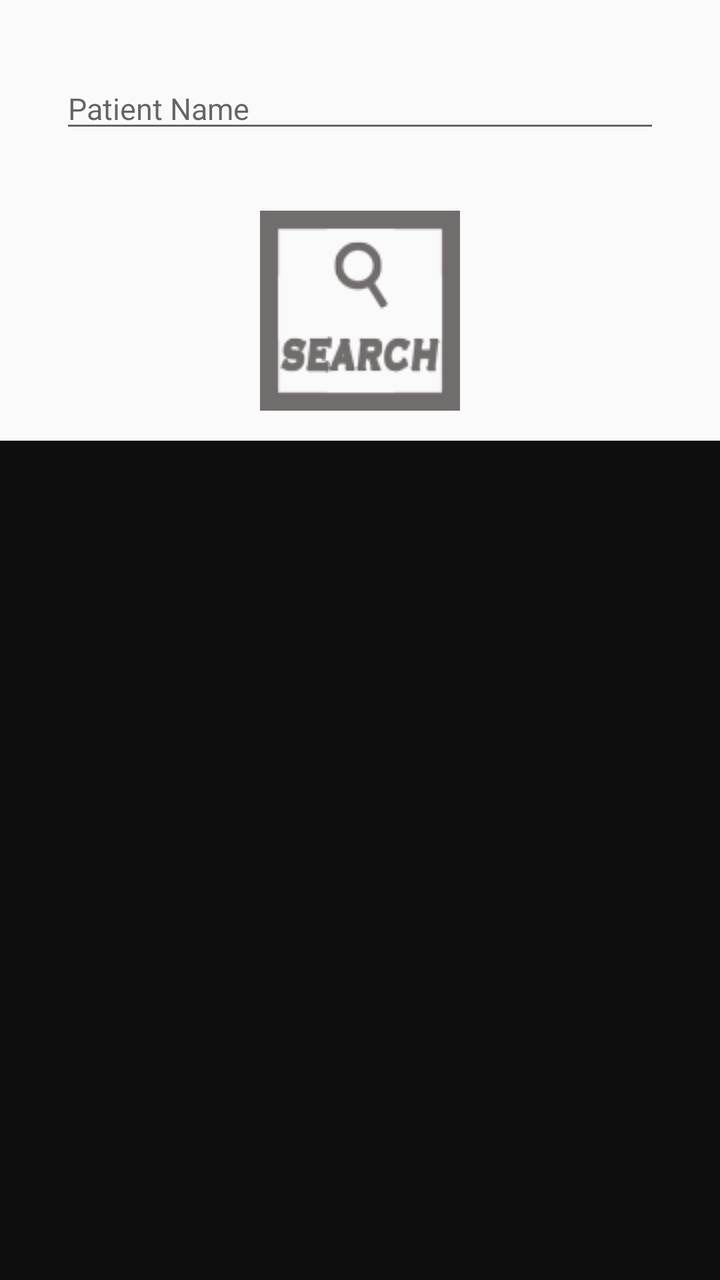
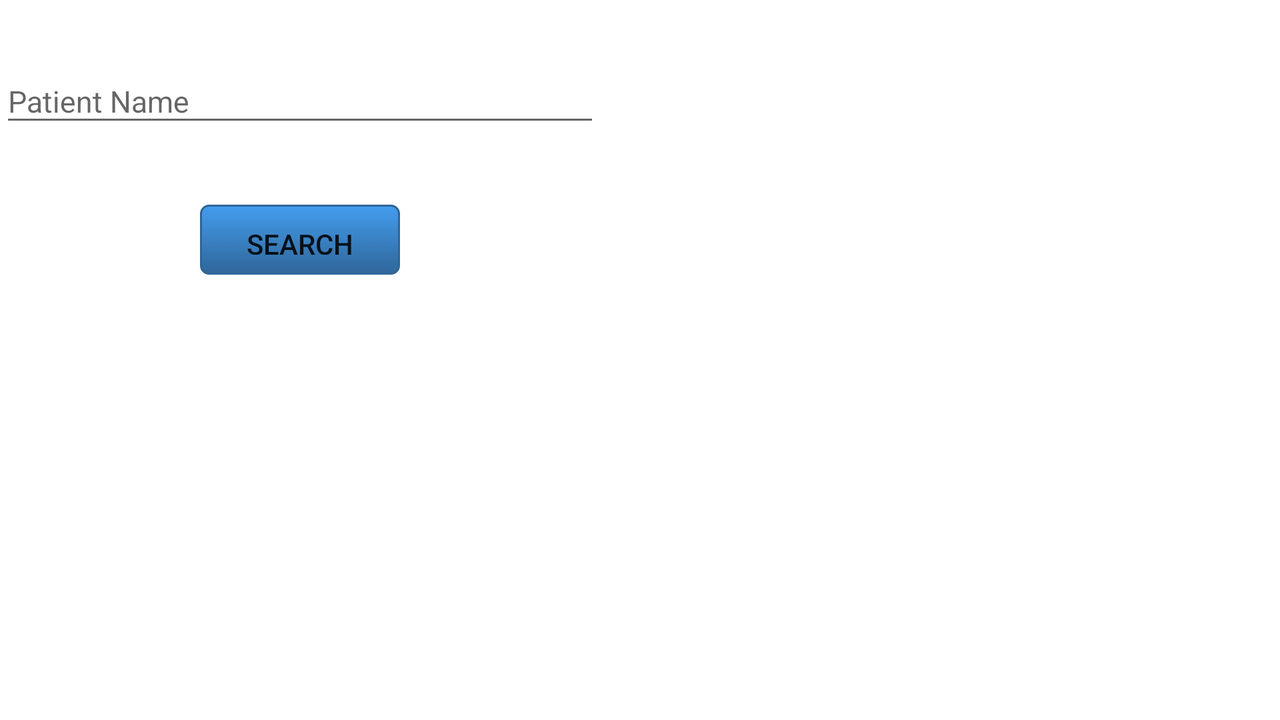

Two renders of one Android screen. The first uses the default layout on a phone; the second uses the alternative layout the repository ships for a different screen configuration, on a matching device. The two XML files are below.
<!-- AndroidManifest.xml: application theme AppTheme -->
<!-- res/layout/frag1.xml -->
<?xml version="1.0" encoding="utf-8"?>
<RelativeLayout xmlns:android="http://schemas.android.com/apk/res/android"
    android:orientation="vertical" android:layout_width="match_parent"
    android:layout_height="match_parent"
    android:background="@drawable/back">



    <EditText
        android:layout_width="300dp"
        android:layout_height="wrap_content"
        android:inputType="textPersonName"
        android:textSize="15dp"
        android:layout_marginTop="34dp"
        android:id="@+id/by_name"
        android:hint="Patient Name"
        android:textColor="@color/colorAccent"
        android:layout_alignParentTop="true"
        android:layout_centerHorizontal="true" />

    <Button

        android:layout_width="100dp"
        android:layout_height="100dp"
        android:layout_marginTop="34dp"
        android:id="@+id/by_n"
        android:layout_below="@+id/by_name"
        android:layout_centerHorizontal="true"
        android:background="@drawable/search_cc"
       />

    <ListView
        android:layout_width="match_parent"
        android:layout_height="wrap_content"
        android:id="@+id/frag_one_l"
        android:layout_alignParentBottom="true"
        android:layout_alignParentStart="true"
        android:layout_below="@+id/by_n"
        android:layout_marginTop="15dp"
        android:background="@color/colorAccent"></ListView>
</RelativeLayout>
<!-- resources referenced by this layout -->
<resources>
  <color name="colorAccent">#0e0e0e</color>
  <!-- drawable search_cc: png bitmap (drawable, 4295 bytes) -->
  <style name="AppTheme" parent="Theme.AppCompat.Light.DarkActionBar">
          
          <item name="colorPrimary">@color/colorPrimary</item>
          <item name="colorPrimaryDark">@color/colorPrimaryDark</item>
          <item name="colorAccent">@color/colorAccent</item>
      </style>
  <color name="colorPrimary">#3F51B5</color>
  <color name="colorPrimaryDark">#303F9F</color>
</resources>
<!-- res/layout-land/frag1.xml (the repository's variant of the layout above) -->
<!-- drawn on the phone turned sideways -->
<?xml version="1.0" encoding="utf-8"?>
<RelativeLayout xmlns:android="http://schemas.android.com/apk/res/android"
    android:orientation="vertical" android:layout_width="match_parent"
    android:layout_height="match_parent"
    android:background="@color/white">


    <android.support.design.widget.TextInputLayout
        android:layout_width="300dp"
        android:layout_height="wrap_content"
        android:id="@+id/searcheable"
        android:layout_marginTop="20dp"
        android:layout_alignParentLeft="true"
        android:layout_centerHorizontal="true"
        >
    <EditText
        android:layout_width="300dp"
        android:layout_height="wrap_content"
        android:inputType="textPersonName"
        android:textSize="15dp"
        android:layout_marginTop="34dp"
        android:id="@+id/by_name"
        android:hint="Patient Name"
        android:textColor="@color/black"
        android:layout_alignParentTop="true"

        android:textColorHint="@color/bg"/>
    </android.support.design.widget.TextInputLayout>

    <Button
        android:text="SEARCH"
        android:layout_width="100dp"
        android:layout_height="35dp"
        android:layout_marginTop="34dp"
        android:id="@+id/by_n"
        android:layout_below="@+id/searcheable"
        android:layout_centerHorizontal="true"
        android:layout_alignParentLeft="true"
        android:layout_marginLeft="100dp"
        android:background="@drawable/search_b"
       />
   <RelativeLayout
       android:layout_width="300dp"
       android:layout_height="300dp"
       android:orientation="horizontal"
       android:layout_alignParentRight="true">
    <ListView
        android:layout_width="290dp"
        android:layout_height="wrap_content"
        android:id="@+id/frag_one_l"
        android:layout_alignParentRight="true"

        android:layout_marginTop="15dp"
        android:background="@color/bg"></ListView>
   </RelativeLayout>
</RelativeLayout>
<!-- resources referenced by the variant -->
<!-- as the phone turned sideways resolves them -->
<resources>
  <color name="bg">#71cd9f</color>
  <color name="black">#000000</color>
  <color name="white">#ffffff</color>
  <!-- drawable search_b (drawable) -->
  <?xml version="1.0" encoding="utf-8"?>
  <selector xmlns:android="http://schemas.android.com/apk/res/android">
      <item android:state_pressed="true" >
         <shape>
            <solid android:color="#449def"/>
  
                <stroke android:width="1dp"
                    android:color="#2f6699" />
             <corners android:radius="3dp" />
  
             <padding android:top="10dp"
                 android:bottom="10dp"
                 android:left="10dp"
                 android:right="10dp"/>
            </shape>
  
  
      </item>
  <item>
  
      <shape>
         <gradient android:startColor="#449def"
             android:endColor="#2f6699"
             android:angle="270" />
  
          <stroke android:width="1dp"
              android:color="#2f6699" />    
          <corners android:radius="4dp" />
  
          <padding android:top="10dp"
              android:bottom="10dp"
              android:left="10dp"
              android:right="10dp"/>
      </shape>
  
  
  </item>
  
  </selector>
  <style name="AppTheme" parent="Theme.AppCompat.Light.DarkActionBar">
          
          <item name="colorPrimary">@color/colorPrimary</item>
          <item name="colorPrimaryDark">@color/colorPrimaryDark</item>
          <item name="colorAccent">@color/colorAccent</item>
      </style>
  <color name="colorPrimary">#3F51B5</color>
  <color name="colorPrimaryDark">#303F9F</color>
  <color name="colorAccent">#0e0e0e</color>
</resources>
